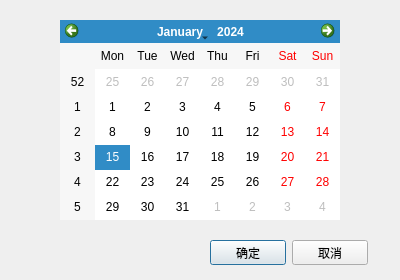
<?xml version="1.0" encoding="UTF-8"?>
<ui version="4.0">
 <class>HistroyFileDialog</class>
 <widget class="QDialog" name="HistroyFileDialog">
  <property name="geometry">
   <rect>
    <x>0</x>
    <y>0</y>
    <width>400</width>
    <height>280</height>
   </rect>
  </property>
  <property name="windowTitle">
   <string>选择历史数据</string>
  </property>
  <widget class="QCalendarWidget" name="calendarWidget">
   <property name="geometry">
    <rect>
     <x>60</x>
     <y>20</y>
     <width>280</width>
     <height>200</height>
    </rect>
   </property>
  </widget>
  <widget class="QWidget" name="layoutWidget">
   <property name="geometry">
    <rect>
     <x>210</x>
     <y>240</y>
     <width>158</width>
     <height>25</height>
    </rect>
   </property>
   <layout class="QHBoxLayout" name="horizontalLayout">
    <item>
     <widget class="QPushButton" name="submitBtn">
      <property name="text">
       <string>确定</string>
      </property>
     </widget>
    </item>
    <item>
     <widget class="QPushButton" name="cancelBtn">
      <property name="text">
       <string>取消</string>
      </property>
     </widget>
    </item>
   </layout>
  </widget>
 </widget>
 <resources/>
 <connections/>
</ui>
